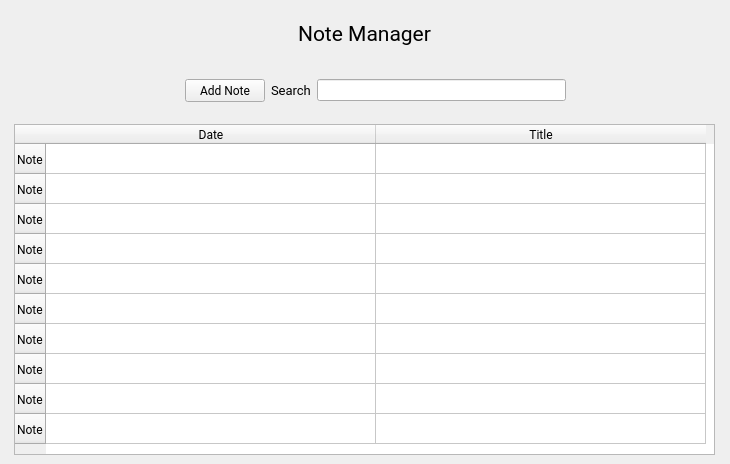
<?xml version="1.0" encoding="UTF-8"?>
<ui version="4.0">
 <class>Form</class>
 <widget class="QWidget" name="Form">
  <property name="geometry">
   <rect>
    <x>0</x>
    <y>0</y>
    <width>730</width>
    <height>464</height>
   </rect>
  </property>
  <property name="windowTitle">
   <string>Form</string>
  </property>
  <widget class="QWidget" name="verticalLayoutWidget">
   <property name="geometry">
    <rect>
     <x>9</x>
     <y>9</y>
     <width>711</width>
     <height>51</height>
    </rect>
   </property>
   <layout class="QVBoxLayout" name="verticalLayout">
    <item>
     <widget class="QLabel" name="label">
      <property name="font">
       <font>
        <family>Roboto</family>
       </font>
      </property>
      <property name="text">
       <string>&lt;html&gt;&lt;head/&gt;&lt;body&gt;&lt;p align=&quot;center&quot;&gt;&lt;span style=&quot; font-size:16pt;&quot;&gt;Note Manager&lt;/span&gt;&lt;/p&gt;&lt;/body&gt;&lt;/html&gt;</string>
      </property>
     </widget>
    </item>
   </layout>
  </widget>
  <widget class="QWidget" name="horizontalLayoutWidget">
   <property name="geometry">
    <rect>
     <x>180</x>
     <y>70</y>
     <width>391</width>
     <height>41</height>
    </rect>
   </property>
   <layout class="QHBoxLayout" name="horizontalLayout">
    <property name="leftMargin">
     <number>5</number>
    </property>
    <property name="topMargin">
     <number>5</number>
    </property>
    <property name="rightMargin">
     <number>5</number>
    </property>
    <property name="bottomMargin">
     <number>5</number>
    </property>
    <item>
     <widget class="QPushButton" name="pushButton">
      <property name="font">
       <font>
        <family>Roboto</family>
       </font>
      </property>
      <property name="text">
       <string>Add Note</string>
      </property>
     </widget>
    </item>
    <item>
     <widget class="QLabel" name="label_2">
      <property name="font">
       <font>
        <family>Roboto</family>
        <pointsize>10</pointsize>
       </font>
      </property>
      <property name="text">
       <string>Search</string>
      </property>
     </widget>
    </item>
    <item>
     <widget class="QLineEdit" name="lineEdit"/>
    </item>
   </layout>
  </widget>
  <widget class="QWidget" name="verticalLayoutWidget_2">
   <property name="geometry">
    <rect>
     <x>9</x>
     <y>119</y>
     <width>711</width>
     <height>341</height>
    </rect>
   </property>
   <layout class="QVBoxLayout" name="verticalLayout_2">
    <property name="leftMargin">
     <number>5</number>
    </property>
    <property name="topMargin">
     <number>5</number>
    </property>
    <property name="rightMargin">
     <number>5</number>
    </property>
    <property name="bottomMargin">
     <number>5</number>
    </property>
    <item>
     <widget class="QTableWidget" name="tableWidget">
      <property name="font">
       <font>
        <family>Roboto</family>
       </font>
      </property>
      <attribute name="horizontalHeaderDefaultSectionSize">
       <number>330</number>
      </attribute>
      <attribute name="horizontalHeaderMinimumSectionSize">
       <number>39</number>
      </attribute>
      <attribute name="verticalHeaderDefaultSectionSize">
       <number>30</number>
      </attribute>
      <attribute name="verticalHeaderMinimumSectionSize">
       <number>23</number>
      </attribute>
      <row>
       <property name="text">
        <string>Note</string>
       </property>
      </row>
      <row>
       <property name="text">
        <string>Note</string>
       </property>
      </row>
      <row>
       <property name="text">
        <string>Note</string>
       </property>
      </row>
      <row>
       <property name="text">
        <string>Note</string>
       </property>
      </row>
      <row>
       <property name="text">
        <string>Note</string>
       </property>
      </row>
      <row>
       <property name="text">
        <string>Note</string>
       </property>
      </row>
      <row>
       <property name="text">
        <string>Note</string>
       </property>
      </row>
      <row>
       <property name="text">
        <string>Note</string>
       </property>
      </row>
      <row>
       <property name="text">
        <string>Note</string>
       </property>
      </row>
      <row>
       <property name="text">
        <string>Note</string>
       </property>
      </row>
      <column>
       <property name="text">
        <string>Date</string>
       </property>
       <property name="font">
        <font>
         <family>Roboto</family>
        </font>
       </property>
      </column>
      <column>
       <property name="text">
        <string>Title</string>
       </property>
      </column>
      <item row="0" column="0">
       <property name="text">
        <string/>
       </property>
       <property name="font">
        <font>
         <family>Roboto</family>
        </font>
       </property>
       <property name="flags">
        <set>ItemIsSelectable|ItemIsDragEnabled|ItemIsUserCheckable</set>
       </property>
      </item>
      <item row="0" column="1"/>
     </widget>
    </item>
   </layout>
  </widget>
 </widget>
 <resources/>
 <connections/>
</ui>
